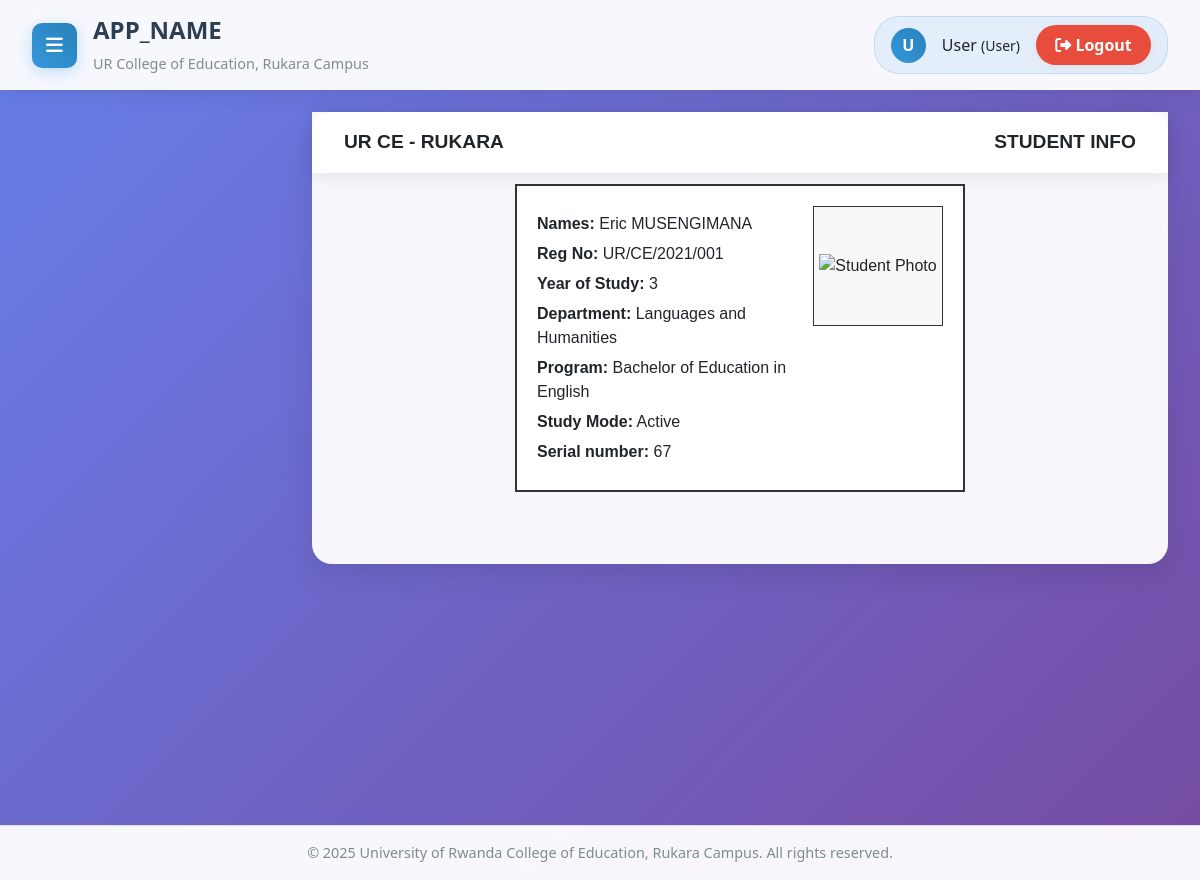
Screenshot of /pages/student_info_card.php?student_id=67 with the database file from the repository.
### tables this page shows
CREATE TABLE `students` (
  `id` int(11) NOT NULL,
  `registration_number` varchar(20) NOT NULL,
  `first_name` varchar(50) NOT NULL,
  `last_name` varchar(50) NOT NULL,
  `email` varchar(100) NOT NULL,
  `phone` varchar(20) DEFAULT NULL,
  `department` varchar(100) NOT NULL,
  `program` varchar(100) NOT NULL,
  `year_of_study` int(11) NOT NULL,
  `Student_card_number` varchar(255) NOT NULL,
  `gender` enum('male','female','other') DEFAULT NULL,
  `date_of_birth` date DEFAULT NULL,
  `address` text DEFAULT NULL,
  `emergency_contact` varchar(100) DEFAULT NULL,
  `emergency_phone` varchar(20) DEFAULT NULL,
  `is_active` tinyint(1) DEFAULT 1,
  `created_at` timestamp NOT NULL DEFAULT current_timestamp(),
  `updated_at` timestamp NOT NULL DEFAULT current_timestamp() ON UPDATE current_timestamp(),
  `serial_number` varchar(255) DEFAULT NULL
);

### config/database.php (called while the page is built, shortened)
<?php
class Database {
    private $connection;
    private static $instance = null;
    private function __construct() {
        try {
            $dsn = "mysql:host=" . DB_HOST . ";dbname=" . DB_NAME . ";charset=" . DB_CHARSET;
            $this->connection = new PDO($dsn, DB_USER, DB_PASS);
            $this->connection->setAttribute(PDO::ATTR_ERRMODE, PDO::ERRMODE_EXCEPTION);
            $this->connection->setAttribute(PDO::ATTR_DEFAULT_FETCH_MODE, PDO::FETCH_ASSOC);
        } catch (PDOException $e) {
            die("Connection failed: " . $e->getMessage());
        }
    }
    public static function getInstance() {
        if (self::$instance === null) {
            self::$instance = new self();
        }
        return self::$instance;
    }
    public function query($sql, $params = []) {
        try {
            $stmt = $this->connection->prepare($sql);
            $stmt->execute($params);
            return $stmt;
        } catch (PDOException $e) {
            throw new Exception("Query failed: " . $e->getMessage());
        }
    }
    public function fetch($sql, $params = []) {
        return $this->query($sql, $params)->fetch();
    }
}
function getDB() {
    return Database::getInstance();
}
?>

### pages/student_info_card.php (the view, shortened to what this page needs)
<?php
require_once '../includes/header.php';
$student_id = isset($_GET['student_id']) ? intval($_GET['student_id']) : null;
$reg_no = isset($_GET['reg_no']) ? trim($_GET['reg_no']) : null;
$student = null;
$error = '';
try {
    $db = getDB();
    if ($student_id) {
        $student = $db->fetch("SELECT * FROM students WHERE id = ?", [$student_id]);
    } elseif ($reg_no) {
        $student = $db->fetch("SELECT * FROM students WHERE registration_number = ?", [$reg_no]);
    }
} catch (Exception $e) {
    $error = 'Database error: ' . $e->getMessage();
}
$photo_path = isset($student['photo']) && $student['photo'] ? '../assets/images/students/' . $student['photo'] : '../assets/images/default_photo.png';
?>
<main class="main-content">
    <div class="content-wrapper">
        <?php if ($error): ?>
            <div class="alert alert-danger"><?php echo htmlspecialchars($error); ?></div>
        <?php else: ?>
        <div class="student-info-card">
            <div class="header">
                <div>UR CE - RUKARA</div>
                <div>STUDENT INFO</div>
            </div>
            <div class="info-grid">
                <div class="info-fields">
                    <p><strong>Names:</strong> <?php echo htmlspecialchars($student['first_name'] . ' ' . $student['last_name']); ?></p>
                    <p><strong>Reg No:</strong> <?php echo htmlspecialchars($student['registration_number']); ?></p>
                    <p><strong>Year of Study:</strong> <?php echo htmlspecialchars($student['year_of_study']); ?></p>
                    <p><strong>Department:</strong> <?php echo htmlspecialchars($student['department']); ?></p>
                    <p><strong>Program:</strong> <?php echo htmlspecialchars($student['program']); ?></p>
                    <p><strong>Study Mode:</strong> <?php echo htmlspecialchars($student['is_active'] ? 'Active' : 'Inactive'); ?></p>
                    <p><strong>Serial number:</strong> <?php echo htmlspecialchars($student['id']); ?></p>
                </div>
                <div class="photo-box">
                    <img src="<?php echo $photo_path; ?>" alt="Student Photo" />
                </div>
            </div>
        </div>
        <?php endif; ?>
    </div>
</main>
<?php require_once '../includes/footer.php'; ?>

### assets/css/style.css (style rules this page uses)
* { margin: 0; padding: 0; box-sizing: border-box; }
body { font-family: 'Segoe UI', Tahoma, Geneva, Verdana, sans-serif; background: linear-gradient(135deg, #667eea 0%, #764ba2 100%); min-height: 100vh; color: #333; line-height: 1.6; }
.header { background: rgba(255, 255, 255, 0.95); backdrop-filter: blur(10px); box-shadow: 0 2px 20px rgba(0, 0, 0, 0.1); padding: 1rem 2rem; position: fixed; top: 0; left: 0; right: 0; z-index: 1000; display: flex; justify-content: space-between; align-items: center; gap: 1rem; }
.main-content { margin-left: 280px; margin-top: 80px; margin-bottom: 80px; padding: 2rem; min-height: calc(100vh - 80px - 80px); transition: margin-left 0.3s ease; }
.content-wrapper { background: rgba(255, 255, 255, 0.95); backdrop-filter: blur(10px); border-radius: 20px; padding: 2rem; box-shadow: 0 10px 30px rgba(0, 0, 0, 0.1); }

### pages/student_info_card.php (style rules this page uses)
.student-info-card { border: 2px solid #333; width: 450px; padding: 20px; background: #fff; font-family: Arial, sans-serif; margin: 40px auto; }
.student-info-card .header { text-align: center; font-weight: bold; margin-bottom: 10px; font-size: 1.2rem; }
.student-info-card .info-grid { display: flex; justify-content: space-between; }
.student-info-card .info-fields { flex: 2; }
.student-info-card .info-fields p { margin: 6px 0; font-size: 1rem; }
.student-info-card .photo-box { flex: 1; border: 1px solid #333; width: 120px; height: 120px; display: flex; align-items: center; justify-content: center; margin-left: 20px; background: #f8f8f8; }
.student-info-card .photo-box img { max-width: 100%; max-height: 100%; }

### rows the page displays
students: first_name+last_name "Eric MUSENGIMANA", registration_number "UR/CE/2021/001", year_of_study "3", department "Languages and Humanities", program "Bachelor of Education in English", is_active "Active", id "67"

### other values shown
APP_NAME "APP_NAME"
